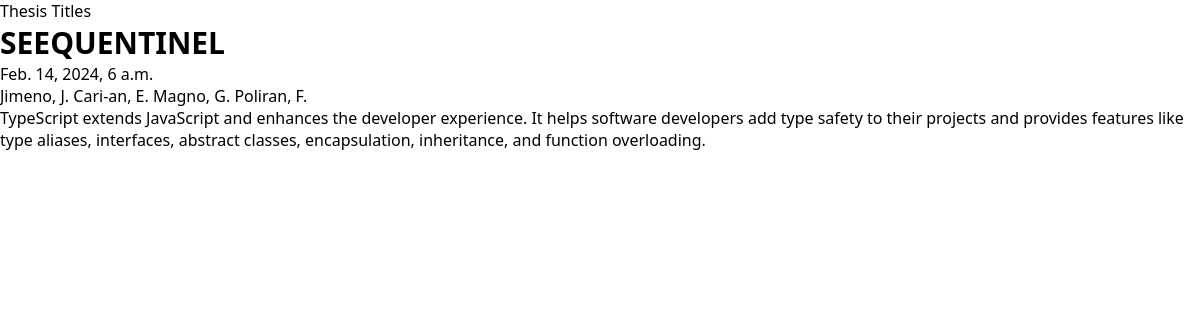
Page /thesis/1/ on the committed database.
### thesis/models.py (models this page shows, shortened)
class Post(models.Model):
    class Status(models.TextChoices):
        APPROVED = "APP", "Approved"
        PENDING = "PEN", "Pending"
        REJECTED = "REJ", "Rejected"
    title = models.CharField(max_length=250)
    slug = models.SlugField(max_length=250)
    the_one_who_posted = models.ForeignKey(
        User, on_delete=models.CASCADE, related_name="capstone_posts"
    )
    abstract = models.TextField()
    authors = models.CharField(max_length=500)
    adviser = models.CharField(max_length=250)
    panels = models.CharField(max_length=500)
    status = models.CharField(
        max_length=3, choices=Status.choices, default=Status.PENDING
    )
    publish = models.DateTimeField(default=timezone.now)
    created = models.DateTimeField(auto_now_add=True)
    updated = models.DateTimeField(auto_now=True)
    tags = TaggableManager()
    class Meta:
        ordering = ["-publish"]
        indexes = [
            models.Index(fields=["-publish"]),
        ]

### thesis/views.py (the view)
# urls.py: path("thesis/<int:id>/", views.thesis_details, name="thesis_details"),
def thesis_details(request, id):
    post = get_object_or_404(Post, id=id, status=Post.Status.APPROVED)
    return render(request, "thesis/details.html", {"post": post})

### thesis/templates/thesis/details.html
{% extends "base.html"%} {% block content %}
<div class="title">{{ post.title }}</div>
<div>{{ post.publish }}</div>
<div>{{ post.authors }}</div>
<div>{{post.abstract}}</div>
{% endblock %}

### thesis/static/blog/css/style.css (style rules this page uses)
* { text-decoration: none; padding: 0; margin: 0; font-family: system-ui, -apple-system, BlinkMacSystemFont, 'Segoe UI', Roboto, Oxygen, Ubuntu, Cantarell, 'Open Sans', 'Helvetica Neue', sans-serif; }
.title { font-size: 30px; font-weight: bold; }

### rows in the picture
Post: title "SEEQUENTINEL", publish "Feb. 14, 2024, 6 a.m.", authors "Jimeno, J. Cari-an, E. Magno, G. Poliran, F.", abstract "TypeScript extends JavaScript and enhances the developer experience. It helps software developers add type safety to their projects and provides features like type aliases, interfaces, abstract classes, encapsulation, inheritance, and function overloading."
